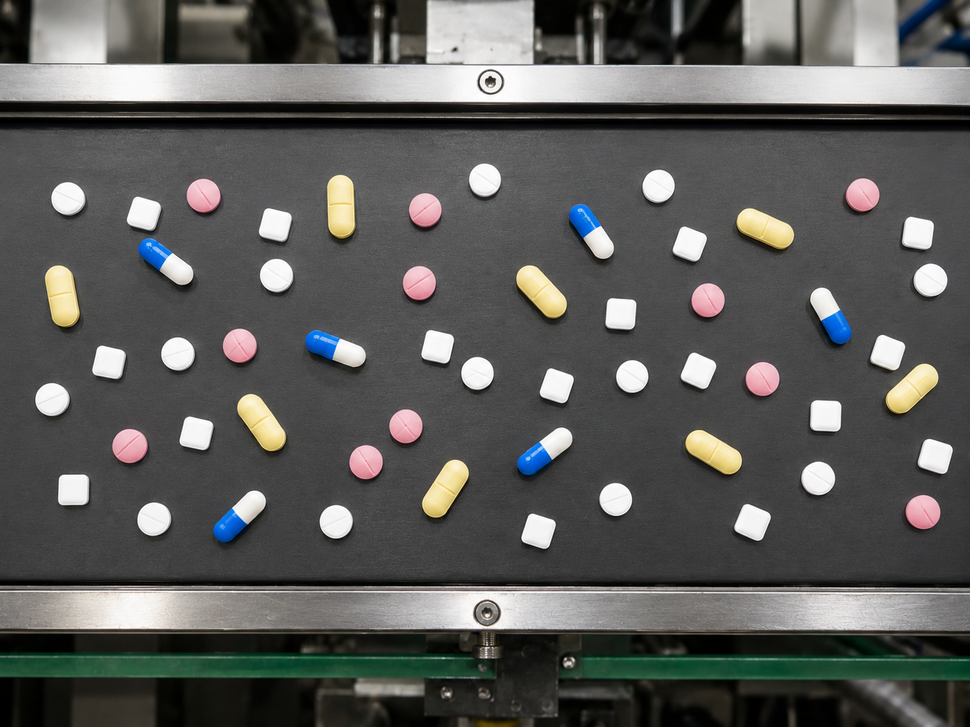
#> input picture src/pills.png, 970 x 727 px, shrunk from 1448 x 1086 before the run, found by its file name
$ python problema1_pastillas.py
#> lines starting #> are read from the running program, lines starting #| are printed output that depends on the picture; after the words box and inside, x2 and y2 are one past the last pixel; in counts of white or black regions, pixels touching at a corner belong together
"""
=====================================================================================
 Procesamiento de Imagenes I - TP N2 - Problema 1
 Deteccion y clasificacion de pastillas (pills.png)
-------------------------------------------------------------------------------------
 Pipeline (tecnicas simples vistas en clase, sin morfologia):
   A) Segmentar la cinta (ROI)   -> Umbralado (banda de gris automatica) + componente mayor
   B) Detectar cada pastilla     -> HSV (brillo|color) + componentes conectadas + filtro de area
   C) Clasificar (forma + color) -> Descriptores invariantes (U7) + Color HSV (U5)
   D) Informar por consola + imagen etiquetada
=====================================================================================
"""

import cv2
import numpy as np
import matplotlib.pyplot as plt
from collections import Counter, defaultdict

def imshow(img, new_fig=True, title=None, color_img=False, blocking=False, ticks=False):
    if new_fig:
        plt.figure()
    plt.imshow(img) if color_img else plt.imshow(img, cmap='gray')
    plt.title(title)
    if not ticks:
        plt.xticks([]), plt.yticks([])
    if new_fig:
        plt.show(block=blocking)


# === CARGA DE IMAGEN ================================================================
imagen_bgr = cv2.imread('src/pills.png')
#> imagen_bgr is the input picture: shape (727, 970, 3); mean B, G, R 88.9, 91, 90.8
imagen_rgb = cv2.cvtColor(imagen_bgr, cv2.COLOR_BGR2RGB)
gris = cv2.cvtColor(imagen_bgr, cv2.COLOR_BGR2GRAY)
hsv = cv2.cvtColor(imagen_bgr, cv2.COLOR_BGR2HSV)
#> hsv: shape (727, 970, 3); mean H, S, V 54.6, 25.9, 93.9
tono, saturacion, valor = cv2.split(hsv)
ALTO, ANCHO = gris.shape
#> ALTO = 727; ANCHO = 970
area_imagen = ALTO * ANCHO
#> area_imagen = 705190


# === A) SEGMENTAR LA CINTA (ROI) ====================================================
# Histograma + suavizado para detectar el pico (moda) de la cinta.
# La cinta es la gran region de gris medio. Como ocupa casi toda la foto, es el pico
# del histograma: tomo la banda de grises alrededor de ese pico (mientras siga por
# encima del 15% de su altura). Asi el rango sale automatico, sin valores "a ojo".
histograma = cv2.calcHist([gris], [0], None, [256], [0, 256]).flatten()
#> histograma = 256 values, max 13704 at index 72, min 219 at index 254, mean 2754.6
histograma_suave = cv2.GaussianBlur(histograma, (1, 9), 0).flatten()
#> histograma_suave = 256 values, max 13518.6 at index 73, min 404 at index 255, mean 2754.9
pico_gris = int(np.argmax(histograma_suave))
#> pico_gris = 73

# Banda automática alrededor del pico
altura_corte = histograma_suave[pico_gris] * 0.15
#> altura_corte = 2027.8
gris_min = pico_gris
#> gris_min = 73
while gris_min > 0 and histograma_suave[gris_min] > altura_corte:
    gris_min -= 1
#> this loop made 27 passes
#> gris_min on passes 1 to 12: 72, 71, 70, 69, 68, 67, 66, 65, 64, 63, 62, 61
#> after the loop, gris_min = 46
gris_max = pico_gris
#> gris_max = 73
while gris_max < 255 and histograma_suave[gris_max] > altura_corte:
    gris_max += 1
#> this loop made 24 passes
#> after the loop, gris_max = 97

# Binarización por banda y selección de la componente más grande
mascara_gris = ((gris > gris_min) & (gris < gris_max)).astype(np.uint8) * 255
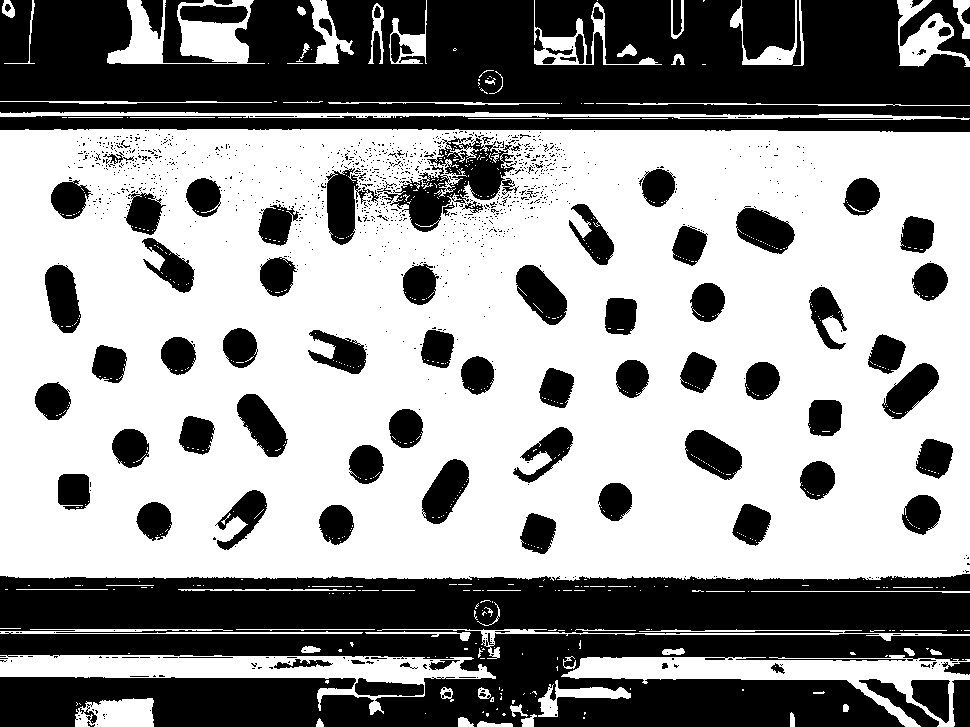
#> mascara_gris: shape (727, 970); 58.7% white; 1201 black regions (1098 under 20 px), largest, box (x1, y1, x2, y2) and area: (0, 574, 970, 727) 110288, (0, 0, 970, 118) 86562, (0, 116, 970, 132) 11814
_, etiquetas, estadisticas, _ = cv2.connectedComponentsWithStats(mascara_gris, connectivity=8)
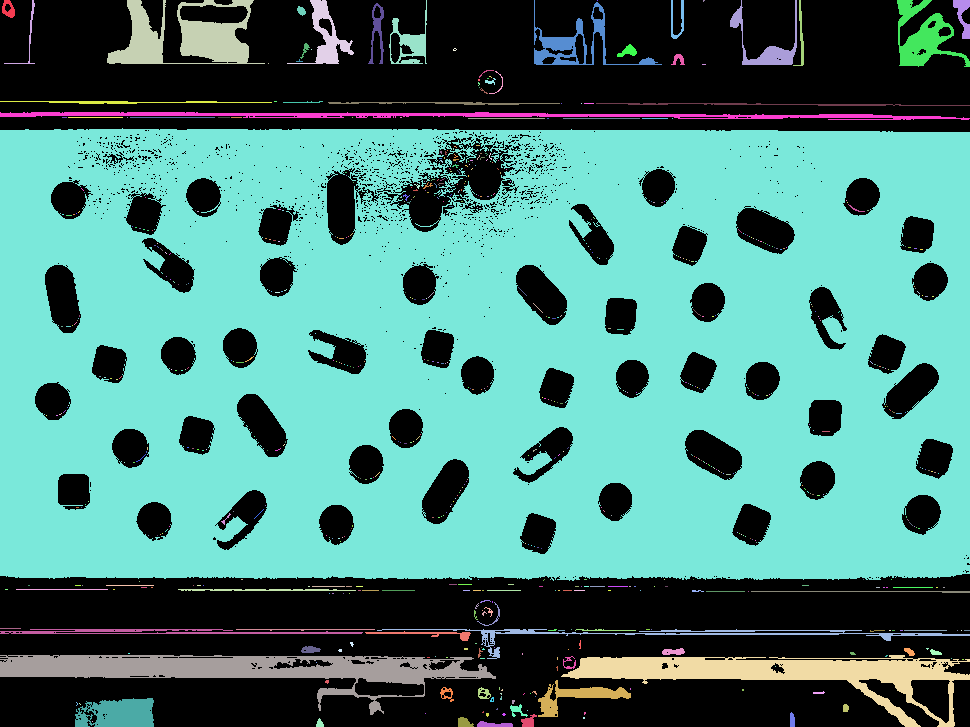
#> etiquetas: shape (727, 970) int32; 657 distinct labels, from 0 to 656; one colour per label, 0 black
#> estadisticas = 657 rows, first 6: [0, 0, 970, 727, 291255], [2, 0, 13, 18, 142], [4, 0, 31, 64, 145], [107, 0, 158, 64, 4856], [287, 0, 67, 64, 1172], [389, 0, 38, 64, 790]
idx_cinta = 1 + int(np.argmax(estadisticas[1:, cv2.CC_STAT_AREA]))
#> idx_cinta = 55
cinta = (etiquetas == idx_cinta).astype(np.uint8)
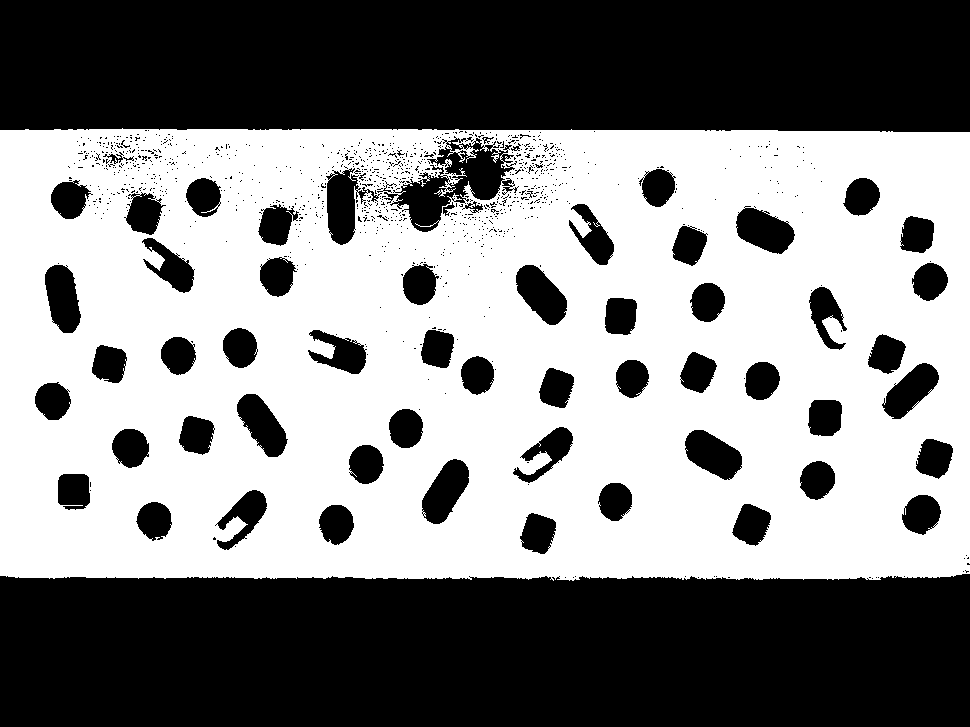
#> cinta: shape (727, 970); values 0 (black) and 1 (white), 51.8% white; 1054 black regions (990 under 20 px)

# Relleno de huecos con contornos
contornos, _ = cv2.findContours(cinta, cv2.RETR_EXTERNAL, cv2.CHAIN_APPROX_SIMPLE)
#> contornos = 1 contour; box (x1, y1, x2, y2) and area: (0, 128, 970, 581) 433260
roi_cinta = np.zeros_like(cinta)
cv2.drawContours(roi_cinta, contornos, -1, 1, thickness=-1)
#> roi_cinta: shape (727, 970); values 0 (black) and 1 (white), 61.6% white; 3 black regions (1 under 20 px), largest, box (x1, y1, x2, y2) and area: (0, 574, 970, 727) 144436, (0, 0, 970, 132) 126054

imshow(roi_cinta * 255, title="A) ROI de la cinta")
#> in imshow, `plt.show(block=blocking)`:
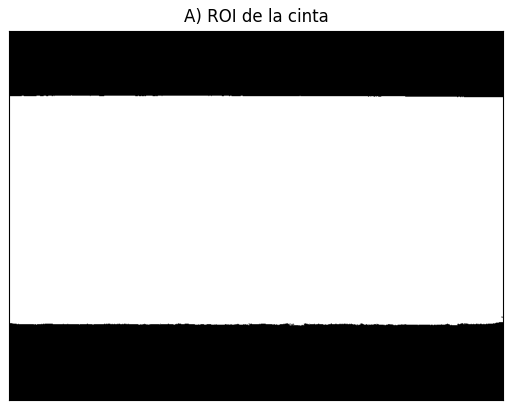
#> figure drawn by matplotlib, 1 panel


# === B) DETECTAR Y SEGMENTAR PASTILLAS ==============================================
# Máscara: pastillas son brillantes (blancas) o saturadas (coloreadas), dentro de la ROI.
# El fondo es gris oscuro (valor~76, saturacion~4). La mitad azul de las capsulas es
# oscura -> la salva la saturacion. El umbral de brillo se deriva del fondo de la cinta.
umbral_brillo = int(valor[cinta == 1].mean() + 45)
#> umbral_brillo = 120
mascara_pastillas = (
    ((valor > umbral_brillo) | (saturacion > 40)) & (roi_cinta == 1)
).astype(np.uint8) * 255
#> mascara_pastillas: shape (727, 970); 8.4% white; 74 white regions (20 under 20 px)

# Relleno de huecos internos
contornos, _ = cv2.findContours(mascara_pastillas, cv2.RETR_EXTERNAL, cv2.CHAIN_APPROX_SIMPLE)
#> contornos = 74 contours, 20 with area under 20; largest, box (x1, y1, x2, y2) and area: (237, 393, 287, 456) 1736, (421, 459, 469, 521) 1708, (736, 208, 794, 253) 1704, (516, 265, 567, 321) 1692, (45, 265, 80, 332) 1652
mascara_pastillas = np.zeros_like(mascara_pastillas)
cv2.drawContours(mascara_pastillas, contornos, -1, 255, thickness=-1)
#> mascara_pastillas: shape (727, 970); 8.4% white; 74 white regions (20 under 20 px), largest, box (x1, y1, x2, y2) and area: (237, 393, 287, 456) 1810, (421, 459, 469, 521) 1785, (736, 208, 794, 253) 1776

# Componentes conectadas + filtrado por área proporcional
_, etiquetas, estadisticas, _ = cv2.connectedComponentsWithStats(mascara_pastillas, connectivity=8)
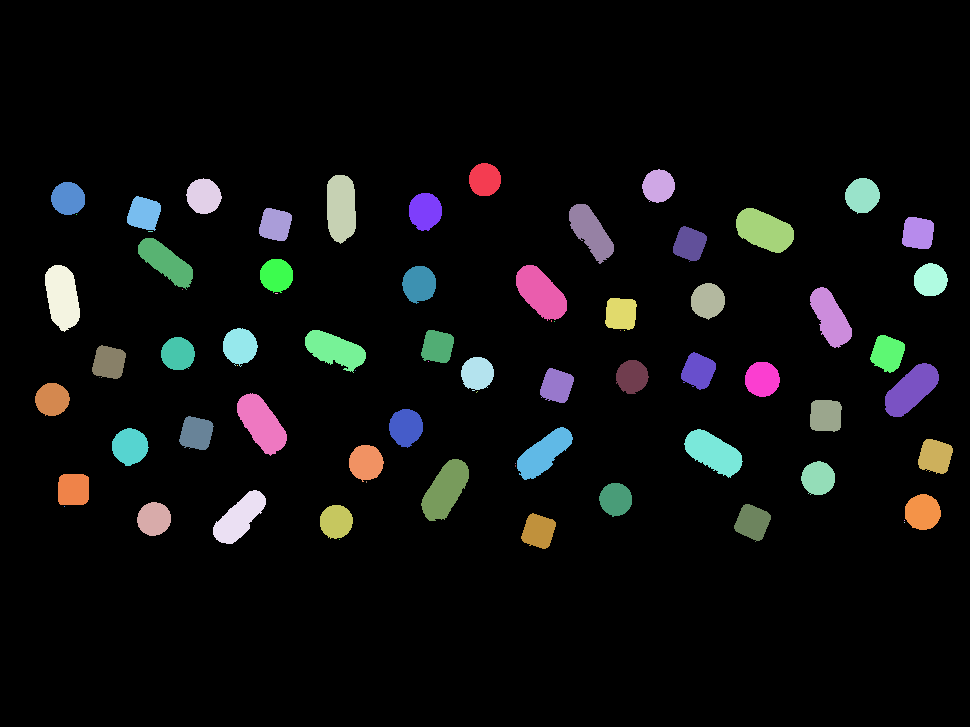
#> etiquetas: shape (727, 970) int32; 75 distinct labels, from 0 to 74; one colour per label, 0 black
#> estadisticas = 75 rows, first 6: [0, 0, 970, 727, 645835], [469, 163, 32, 33, 848], [642, 169, 33, 34, 852], [327, 175, 29, 69, 1702], [186, 178, 36, 36, 970], [845, 178, 35, 36, 951]
area_min = 0.0003 * area_imagen
#> area_min = 211.6
area_max = 0.05 * area_imagen
#> area_max = 35259.5
pastillas = [
    i for i in range(1, len(estadisticas))
    if area_min < estadisticas[i, cv2.CC_STAT_AREA] < area_max
]
#> pastillas = 54 values from 1 to 71

imshow(mascara_pastillas, title=f"B) {len(pastillas)} pastillas segmentadas")


# === C) CLASIFICACIÓN, CONTEO Y DIBUJADO ======================
# FORMA: relacion_aspecto y llenado del rectangulo minimo rotado.
# COLOR: porcentajes de pixeles por banda de tono/saturacion en HSV.
# Optimizacion: calculamos la mascara sobre el bounding box de cada pastilla.

TIPOS = {
    ('Redonda', 'Blanca'): ('RB', (0, 180, 0)),
    ('Redonda', 'Rosa'): ('RR', (200, 0, 200)),
    ('Cuadrada', 'Blanca'): ('CB', (0, 140, 255)),
    ('Capsula', 'Amarilla'): ('CA', (0, 200, 200)),
    ('Capsula', 'Azul'): ('CZ', (255, 60, 0)),
}

DESCRIPCION = {
    'RB': 'Redonda Blanca',
    'RR': 'Redonda Rosa',
    'CB': 'Cuadrada Blanca',
    'CA': 'Capsula Amarilla',
    'CZ': 'Capsula Azul',
}


def clasificar_forma(mascara_local):
    """Determina la forma a partir de la mascara local (bounding box)."""
    contornos, _ = cv2.findContours(mascara_local, cv2.RETR_EXTERNAL, cv2.CHAIN_APPROX_NONE)
    contorno = max(contornos, key=cv2.contourArea)
    area = cv2.contourArea(contorno)
    (_, _), (lado_a, lado_b), _ = cv2.minAreaRect(contorno)

    relacion_aspecto = max(lado_a, lado_b) / max(min(lado_a, lado_b), 1)
    llenado_rect = area / max(lado_a * lado_b, 1)

    if relacion_aspecto > 1.75:
        return 'Capsula'
    elif llenado_rect > 0.86:
        return 'Cuadrada'
    else:
        return 'Redonda'


def clasificar_color(tono_px, sat_px):
    """Determina el color a partir de los pixeles HSV de la pastilla."""
    if np.mean((tono_px >= 95) & (tono_px <= 135) & (sat_px >= 80)) > 0.10:
        return 'Azul'
    elif np.mean((tono_px >= 15) & (tono_px <= 40) & (sat_px >= 60)) > 0.30:
        return 'Amarilla'
    elif np.mean(((tono_px <= 10) | (tono_px >= 165)) & (sat_px >= 55)) > 0.30:
        return 'Rosa'
    else:
        return 'Blanca'


# Clasificación, conteo y visualización
conteo = Counter()
contador_por_tipo = defaultdict(int)
imagen_salida = imagen_bgr.copy()
escala_fuente = ANCHO / 1600.0
#> escala_fuente = 0.606
grosor_linea = max(1, int(2 * escala_fuente))
#> grosor_linea = 1

for id_pastilla in pastillas:
    # Bounding box de la pastilla
    x = estadisticas[id_pastilla, cv2.CC_STAT_LEFT]
    y = estadisticas[id_pastilla, cv2.CC_STAT_TOP]
    w = estadisticas[id_pastilla, cv2.CC_STAT_WIDTH]
    h = estadisticas[id_pastilla, cv2.CC_STAT_HEIGHT]

    # Mascara local
    mascara_local = (etiquetas[y:y+h, x:x+w] == id_pastilla).astype(np.uint8)

    # Forma
    forma = clasificar_forma(mascara_local)

    # Color
    mascara_bool = mascara_local.astype(bool)
    tono_px = tono[y:y+h, x:x+w][mascara_bool]
    sat_px = saturacion[y:y+h, x:x+w][mascara_bool]
    color = clasificar_color(tono_px, sat_px)

    # Codigo y color de visualizacion
    codigo, color_bgr = TIPOS.get((forma, color), (forma[0] + color[0], (0, 0, 255)))
    conteo[codigo] += 1
    contador_por_tipo[codigo] += 1
    etiqueta = f"{codigo}{contador_por_tipo[codigo]}"

    # Visualización
    cv2.rectangle(imagen_salida, (x, y), (x + w, y + h), color_bgr, 2)
    cv2.putText(
        imagen_salida, etiqueta, (x, y - 6),
        cv2.FONT_HERSHEY_SIMPLEX, escala_fuente, color_bgr, grosor_linea, cv2.LINE_AA
    )
#> this loop made 54 passes
#> (id_pastilla, x, y, w, h, contornos in clasificar_forma, area in clasificar_forma, lado_a in clasificar_forma) on passes 12, 13, 15, 16, 19, 20, 22: (13, 902, 217, 32, 32, 1 contour; box (x1, y1, x2, y2) and area: (0, 0, 32, 32) 818, 818, 30.41), (14, 673, 226, 34, 36, 1 contour; box (x1, y1, x2, y2) and area: (0, 0, 34, 36) 803, 803, 31.38), (17, 260, 259, 33, 34, 1 contour; box (x1, y1, x2, y2) and area: (0, 0, 33, 34) 831, 831, 33), (18, 914, 263, 34, 33, 1 contour; box (x1, y1, x2, y2) and area: (0, 0, 34, 33) 836, 835.5, 32), (21, 402, 266, 34, 38, 1 contour; box (x1, y1, x2, y2) and area: (0, 0, 34, 38) 932, 932.5, 34.26), (22, 691, 283, 34, 37, 1 contour; box (x1, y1, x2, y2) and area: (0, 0, 34, 37) 902, 902, 34.65), (26, 605, 298, 32, 32, 1 contour; box (x1, y1, x2, y2) and area: (0, 0, 32, 32) 828, 828.5, 30.37)
#> id_pastilla on passes 43 to 48: 56, 57, 58, 59, 62, 64
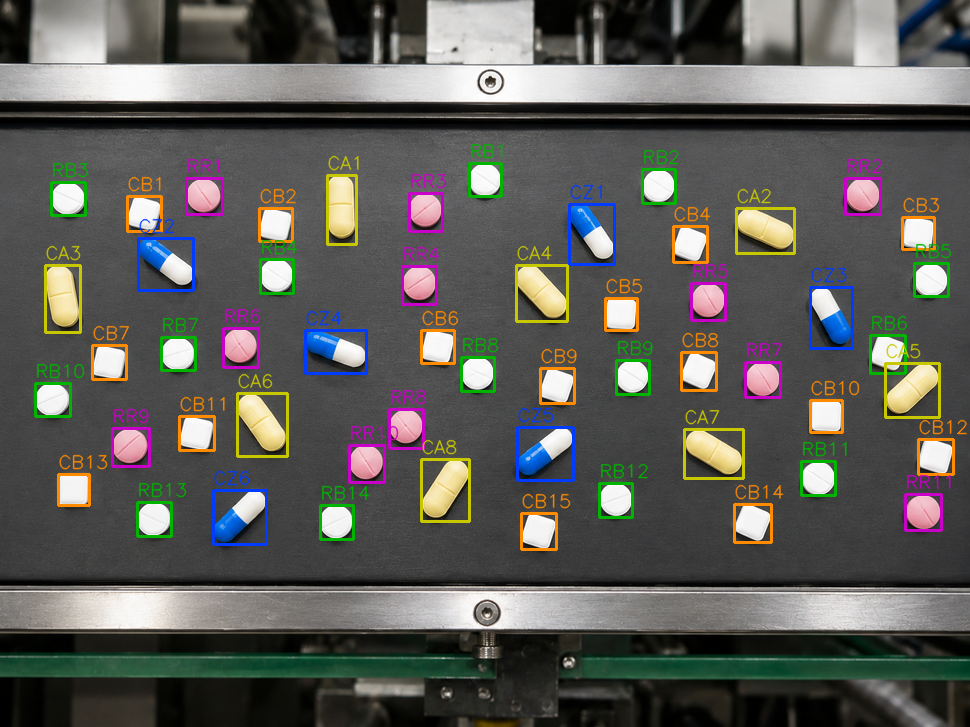
#> imagen_salida: shape (727, 970, 3); 5.95% of pixels changed, all inside (x1, y1, x2, y2) = (34, 143, 967, 551)
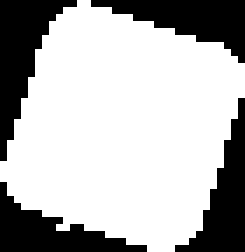
#> mascara_local: shape (36, 35) (shown 7 times larger); values 0 (black) and 1 (white), 70.3% white; 4 black regions, box (x1, y1, x2, y2) and area: (0, 0, 11, 23) 104, (13, 0, 35, 9) 93, (25, 14, 35, 36) 91, (0, 26, 21, 36) 86


# === D) INFORME POR CONSOLA E IMAGEN ETIQUETADA =====================================
print("=" * 55)
print(" RESULTADOS - Detección y clasificación de pastillas")
print("=" * 55)
print(f" Total de pastillas detectadas: {len(pastillas)}")
#|  Total de pastillas detectadas: 54
print(f"\n Conteo por tipo:")
for codigo in sorted(conteo.keys()):
    descripcion = DESCRIPCION.get(codigo, codigo)
    print(f"   {codigo}  ({descripcion:18s}): {conteo[codigo]}")
#> this loop made 5 passes
#|    CA  (Capsula Amarilla  ): 8
#|    CB  (Cuadrada Blanca   ): 15
#|    CZ  (Capsula Azul      ): 6
#|    RB  (Redonda Blanca    ): 14
#|    RR  (Redonda Rosa      ): 11
print("=" * 55)

imshow(
    cv2.cvtColor(imagen_salida, cv2.COLOR_BGR2RGB),
    color_img=True,
    title="D) Pastillas clasificadas"
)

cv2.imwrite('pills_resultado.png', imagen_salida)
plt.show(block=True)
